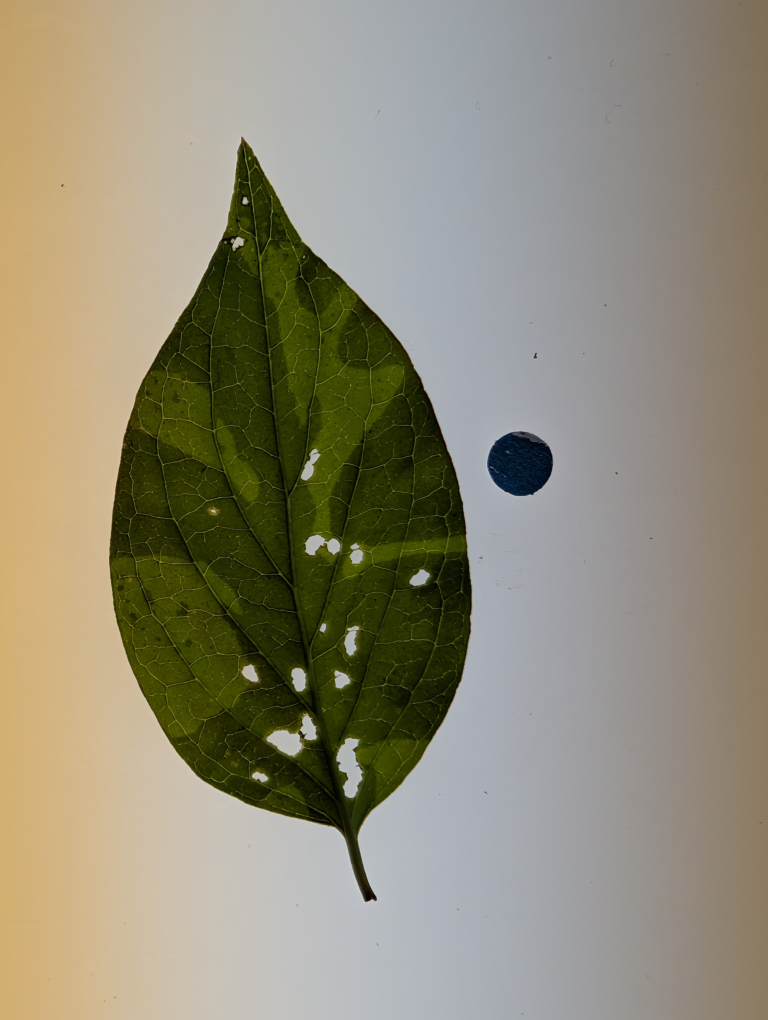
#> input picture test_imgs/PXL_20260525_234036988.jpg, 3072 x 4080 px (shown at 1/4 size); the run also reads 1 picture not shown here
$ python segment_intact.py --input ../test_imgs --output out
#> lines starting #> are read from the running program, lines starting #| are printed output that depends on the picture; after the words box and inside, x2 and y2 are one past the last pixel; in counts of white or black regions, pixels touching at a corner belong together
### image_io.py
"""Central image format definitions and robust loading for Herbivora."""

from __future__ import annotations

from pathlib import Path

import cv2
import numpy as np
from PIL import Image, ImageOps

_BASE_EXTENSIONS = frozenset(
    {
        ".jpg",
        ".jpeg",
        ".jpe",
        ".jfif",
        ".png",
        ".bmp",
        ".tif",
        ".tiff",
        ".webp",
        ".gif",
    }
)
_HEIF_EXTENSIONS = frozenset({".heic", ".heif"})

# Formats where OpenCV decode is unreliable; prefer Pillow directly.
_PILOW_FIRST_EXTENSIONS = frozenset(
    {".tif", ".tiff", ".webp", ".gif", ".heic", ".heif", ".jpe", ".jfif"}
)

_heif_registered = False


def register_optional_plugins() -> None:
    """Register pillow-heif for HEIC/HEIF when the package is installed."""
    global _heif_registered
    if _heif_registered:
        return
    try:
        from pillow_heif import register_heif_opener

        register_heif_opener()
#> (this line was passed over: pillow_heif is not available in this run)
        _heif_registered = True
    except ImportError:
        pass


register_optional_plugins()

VALID_IMAGE_EXTENSIONS: frozenset[str] = (
    _BASE_EXTENSIONS | _HEIF_EXTENSIONS
    if _heif_registered
    else _BASE_EXTENSIONS
)


def sniff_image_format(path: Path | str) -> str | None:
    """Detect image format from file header (ignores extension)."""
    path = Path(path)
    try:
        with path.open("rb") as fh:
            head = fh.read(32)
    except OSError:
        return None
    if len(head) < 4:
        return None
    if head[:3] == b"\xff\xd8\xff":
        return "JPEG"
    if head[:8] == b"\x89PNG\r\n\x1a\n":
        return "PNG"
    if head[:6] in (b"GIF87a", b"GIF89a"):
        return "GIF"
    if head[:4] in (b"II*\x00", b"MM\x00*"):
        return "TIFF"
    if head[:2] == b"BM":
        return "BMP"
    if len(head) >= 12 and head[:4] == b"RIFF" and head[8:12] == b"WEBP":
        return "WEBP"
    if len(head) >= 12 and head[4:8] == b"ftyp":
        brand = head[8:12]
        if brand in (b"heic", b"heix", b"hevc", b"hevx", b"mif1", b"msf1"):
            return "HEIF"
    return None


# [31 lines left out: functions is_image_path, open_pil, _load_bgr_via_pillow, not called in this run]


def load_bgr(path: Path | str) -> np.ndarray | None:
    """Load a photo as HxWx3 uint8 BGR array (Pillow for TIFF/WebP/GIF/HEIC)."""
    path = Path(path)
    ext = path.suffix.lower()
    sniffed = sniff_image_format(path)
    use_pillow = (
        ext in _PILOW_FIRST_EXTENSIONS
        or sniffed in {"TIFF", "WEBP", "GIF", "HEIF"}
        or (sniffed is not None and ext not in VALID_IMAGE_EXTENSIONS)
    )
    if not use_pillow:
        bgr = cv2.imread(str(path), cv2.IMREAD_COLOR)
#> bgr is the input picture: shape (4080, 3072, 3); mean B, G, R 120, 139.8, 145.1
        if bgr is not None:
            return bgr
    return _load_bgr_via_pillow(path)


# [4 lines left out: function supported_formats_label, not called in this run]


def load_rgb(path: Path | str) -> np.ndarray:
    """Load a photo as HxWx3 uint8 RGB array."""
    return np.asarray(open_pil(path))


# [16 lines left out: function format_error_hint, not called in this run]

### segmentation/scale_metadata.py
"""Per-image scale metadata shared by the non-BiRefNet segmentation scripts.

``analyze_leaves.py`` counts leaf and damage area in white_bg pixels, while the
blue reference dot is measured on the user's photo. Every segmentation backend
therefore has to record the linear factor between those two pixel spaces, using
the same field names as the BiRefNet pipeline (see run_pipeline.py), so
``gui.pipeline.run_scale_detection`` can convert cm²/px² regardless of which
backend produced the white_bg images.
"""

from __future__ import annotations

import json
from pathlib import Path


def write_scale_metadata(
    path: Path,
    *,
    image_id: str,
    source_size: tuple[int, int],
    output_size: tuple[int, int],
    scale_factor: float,
    scale_source: str = "original_photo",
    output_path: Path | None = None,
) -> None:
    """Write the metadata JSON describing one source image → white_bg mapping.

    ``scale_factor`` is the linear factor from source pixels to white_bg pixels.
    ``scale_source`` is "original_photo" when the source image is the user's own
    photo, and "derived_image" when it was produced by an earlier step (in which
    case a dot measured on the photo cannot be mapped through this factor alone).
    """
    meta = {
        "image_id": image_id,
        "original_size": [int(source_size[0]), int(source_size[1])],
        "output_size": [int(output_size[0]), int(output_size[1])],
        "scale_factor": round(float(scale_factor), 6),
        "pre_ratio": [1.0, 1.0],
        "scale_source": scale_source,
        "measurement_space": "original_resolution",
    }
    if output_path is not None:
        meta["output_path"] = str(output_path)
    path.parent.mkdir(parents=True, exist_ok=True)
    path.write_text(json.dumps(meta, indent=2, ensure_ascii=False), encoding="utf-8")

### segmentation/segment_intact.py
"""
Segmentation of intact leaves from white-background photographs.

For each image:
  1. Otsu threshold on LAB-L channel  → separates non-white from background
  2. Filter connected components by mean HSV saturation
       high S  → green leaf tissue  (keep)
       low  S  → cast shadow / gray artifact  (discard)
  3. Keep the largest surviving component  → main leaf
  4. Fill internal holes
  5. Morphological closing to smooth the border

Outputs
-------
<out_dir>/masks/    — binary PNG masks  (0 / 255)
<out_dir>/white_bg/ — original image with background set to pure white

Usage
-----
python segment_intact.py --input  D:/Herbivory_software/unet2/leaf_unet_dataset/images_normalized
                         --output D:/Herbivory_software/unet2/leaf_unet_dataset/segmented
                         --preview 25
"""

from __future__ import annotations

import argparse
import random
import sys
from pathlib import Path

import cv2
import numpy as np
from scipy.ndimage import binary_fill_holes
from tqdm import tqdm

_REPO_ROOT = Path(__file__).resolve().parent.parent
if str(_REPO_ROOT) not in sys.path:
    sys.path.insert(0, str(_REPO_ROOT))
from image_io import VALID_IMAGE_EXTENSIONS, load_bgr  # noqa: E402
from segmentation.scale_metadata import write_scale_metadata  # noqa: E402


# ---------------------------------------------------------------------------
# Helpers
# ---------------------------------------------------------------------------

def _resize_to_max(img: np.ndarray, max_side: int) -> np.ndarray:
    """Resize so the longest side equals max_side, preserving aspect ratio."""
    h, w = img.shape[:2]
    if max(h, w) <= max_side:
        return img
    scale = max_side / max(h, w)
    new_w, new_h = max(1, int(w * scale)), max(1, int(h * scale))
    return cv2.resize(img, (new_w, new_h), interpolation=cv2.INTER_AREA)


# ---------------------------------------------------------------------------
# Core segmentation
# ---------------------------------------------------------------------------

def segment_leaf_white_bg(
    image_bgr: np.ndarray,
    *,
    sat_min: int = 15,
    close_k: int = 7,
    min_area_ratio: float = 0.001,
) -> tuple[np.ndarray, np.ndarray]:
    """Segment the main leaf from a white-background image, avoiding shadows and blue dots.

    Parameters
    ----------
    image_bgr   : BGR image as read by cv2.imread.
    sat_min     : Pixel-level saturation threshold to help disconnect gray shadows.
    close_k     : Morphological closing kernel size to smooth the contour.
    min_area_ratio : Minimum component area as fraction of image to be kept.

    Returns
    -------
    mask     : (H, W) uint8 binary mask, values {0, 255}.
    white_bg : (H, W, 3) uint8 BGR image with background set to white.
    """
#> called with sat_min = 20, close_k = 7, min_area_ratio = 0.001
    h, w = image_bgr.shape[:2]
    img_area = h * w

    # -- Step 1: non-background mask via Otsu on LAB-L ----------------------
    lab = cv2.cvtColor(image_bgr, cv2.COLOR_BGR2LAB)
#> lab: shape (4080, 3072, 3); mean of channels 0, 1, 2 146.6, 127, 139.3
    l_chan = lab[:, :, 0]
    _, otsu_mask = cv2.threshold(l_chan, 0, 255, cv2.THRESH_BINARY_INV + cv2.THRESH_OTSU)
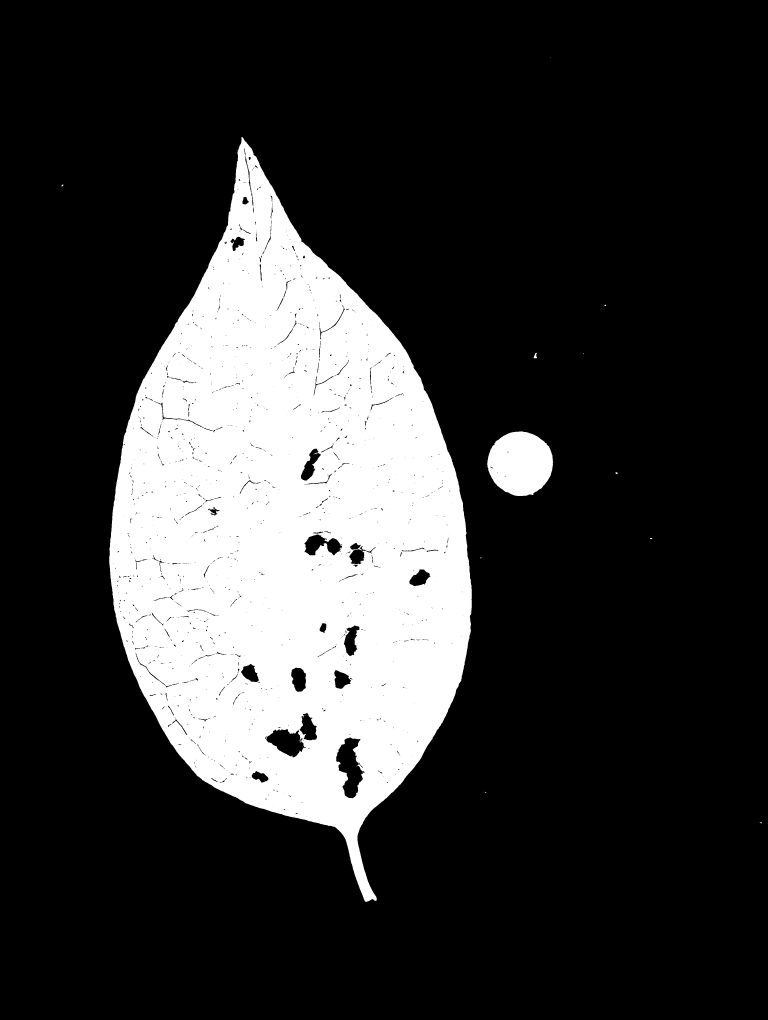
#> otsu_mask: shape (4080, 3072) (shown at 1/4 size); 20.8% white; 18 white regions (10 under 20 px), largest, box (x1, y1, x2, y2) and area: (437, 548, 1887, 3607) 2550200, (1949, 1725, 2212, 1984) 52517, (2134, 1411, 2148, 1433) 179

    # -- Step 2: Pixel-level shadow and color filtering ---------------------
    hsv = cv2.cvtColor(image_bgr, cv2.COLOR_BGR2HSV)
#> hsv: shape (4080, 3072, 3); mean H, S, V 48.6, 80.1, 149
    hue = hsv[:, :, 0]  # 0-179
    sat = hsv[:, :, 1]  # 0-255

    # a channel: green (<128) to magenta (>128)
    a_chan = lab[:, :, 1].astype(np.float32)
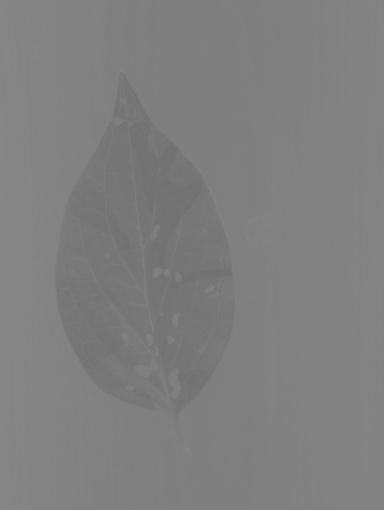
#> a_chan: shape (4080, 3072) float32 (shown at 1/8 size); min 108, max 144, mean 127
    # Greenness score per pixel: positive means greener
    greenness = 128.0 - a_chan
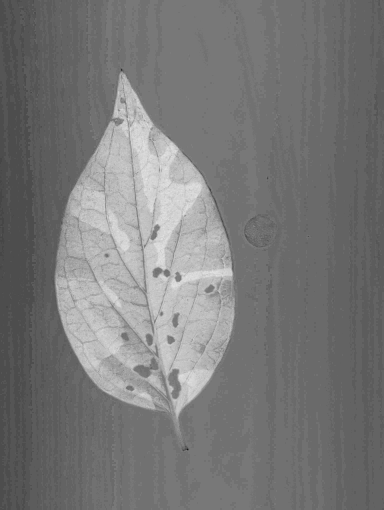
#> greenness: shape (4080, 3072) float32 (shown at 1/8 size); min -16, max 20, mean 1.04; drawn with min black and max white

    # Remove gray shadows: require a minimum saturation to be considered part of the leaf/foreground
    # This disconnects the shadow from the leaf before we find connected components.
    color_mask = sat > sat_min
#> color_mask: shape (4080, 3072) bool; 61.2% white; 229 black regions (160 under 20 px), largest, box (x1, y1, x2, y2) and area: (858, 0, 2678, 4080) 4803438, (1348, 2955, 1449, 3192) 13807, (1069, 2924, 1206, 3023) 8549

    # Exclude blue pixels explicitly (Hue between 90 and 150) to remove the scale dot
    blue_mask = (hue > 90) & (hue < 150) & (sat > 40)
#> blue_mask: shape (4080, 3072) bool; 0.41% white; 24 white regions (22 under 20 px), largest, box (x1, y1, x2, y2) and area: (1948, 1728, 2211, 1984) 50672, (2081, 1729, 2110, 1746) 271

    # Final candidate mask: foreground from Otsu, AND has color, AND is not blue
    candidate_mask = (otsu_mask > 0) & color_mask & (~blue_mask)
#> candidate_mask: shape (4080, 3072) bool; 20.4% white; 60 white regions (51 under 20 px), largest, box (x1, y1, x2, y2) and area: (437, 548, 1887, 3607) 2549822, (2061, 1726, 2198, 1791) 1667, (2135, 1412, 2147, 1433) 143
    candidate_mask = candidate_mask.astype(np.uint8) * 255

    # If the thresholding removed too much (e.g. very pale leaf), fallback to Otsu without sat filter, but still no blue
    if cv2.countNonZero(candidate_mask) < int(min_area_ratio * img_area):
        candidate_mask = (otsu_mask > 0) & (~blue_mask)
        candidate_mask = candidate_mask.astype(np.uint8) * 255

    # -- Step 3: Score connected components to find the true leaf -----------
    n_labels, labels, stats, _ = cv2.connectedComponentsWithStats(
        candidate_mask, connectivity=8
    )
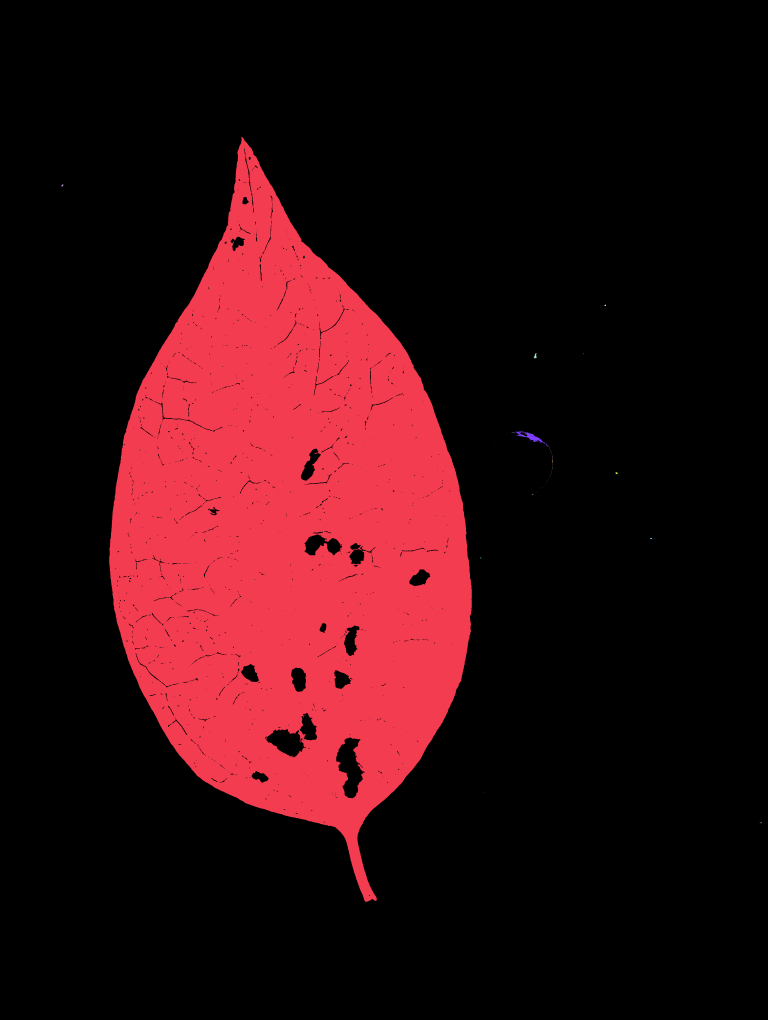
#> labels: shape (4080, 3072) int32 (shown at 1/4 size); 61 distinct labels, from 0 to 60; one colour per label, 0 black
#> n_labels = 61; stats = 61 rows, first 6: [0, 0, 3072, 4080, 9981764], [437, 548, 1450, 3059, 2549822], [246, 738, 8, 8, 42], [1216, 1026, 2, 2, 4], [2418, 1219, 7, 5, 28], [2135, 1412, 12, 21, 143]

    min_area = int(min_area_ratio * img_area)
    best_label = -1
    best_score = -1e9

    for i in range(1, n_labels):
        area = int(stats[i, cv2.CC_STAT_AREA])
        if area < min_area:
            continue

        comp_pixels = labels == i

        # Calculate mean greenness
        mean_greenness = float(greenness[comp_pixels].mean())

        # Score = Area * Greenness
        # A green leaf will have high positive greenness (e.g. +10 to +40)
        # A yellow shadow will have near zero or negative greenness.
        score = area * mean_greenness

        if score > best_score:
            best_score = score
            best_label = i
#> this loop made 60 passes
#> (area, mean_greenness, score, best_score) on pass 1: (2549822, 9.69, 24701055.3, 24701055.3)
#> after the loop, best_label = 1; best_score = 24701055.3

    leaf_mask = np.zeros((h, w), dtype=np.uint8)

    if best_label > 0:
        leaf_mask[labels == best_label] = 255
    elif n_labels > 1:
        # Fallback if everything scored poorly: just take the largest area
        largest = max(range(1, n_labels), key=lambda i: stats[i, cv2.CC_STAT_AREA])
        leaf_mask[labels == largest] = 255

    # -- Step 4: fill internal holes ----------------------------------------
    filled = binary_fill_holes(leaf_mask > 0).astype(np.uint8) * 255

    # -- Step 5: morphological closing to smooth jagged edges ---------------
    # Since we removed shadows, the edge might be jagged. We use closing.
    k = cv2.getStructuringElement(cv2.MORPH_ELLIPSE, (close_k, close_k))
    mask = cv2.morphologyEx(filled, cv2.MORPH_CLOSE, k, iterations=2)

    # -- Step 6: compose white-background image -----------------------------
    white_bg = image_bgr.copy()
    white_bg[mask == 0] = 255

    return mask, white_bg


# ---------------------------------------------------------------------------
# Batch processing
# ---------------------------------------------------------------------------

def process_batch(
    input_dir: Path,
    output_dir: Path,
    *,
    sat_min: int = 20,
    close_k: int = 7,
    preview: int = 0,
    output_size: int = 768,
    scale_source: str = "original_photo",
    exts: tuple[str, ...] = tuple(VALID_IMAGE_EXTENSIONS),
) -> None:
    masks_dir    = output_dir / "masks"
    whitebg_dir  = output_dir / "white_bg"
    metadata_dir = output_dir / "metadata"
    masks_dir.mkdir(parents=True, exist_ok=True)
    whitebg_dir.mkdir(parents=True, exist_ok=True)
    metadata_dir.mkdir(parents=True, exist_ok=True)

    image_files = sorted(
        f for f in input_dir.iterdir()
        if f.suffix.lower() in exts
    )
    if not image_files:
        print(f"No images found in {input_dir}")
        return

    print(f"Found {len(image_files)} images  |  sat_min={sat_min}  close_k={close_k}")

    failed = []

    for img_path in tqdm(image_files, desc="Segmenting", unit="img"):
        mask_out    = masks_dir    / f"{img_path.stem}_mask.png"
        whitebg_out = whitebg_dir  / f"{img_path.stem}_white_bg.png"
        meta_out    = metadata_dir / f"{img_path.stem}.json"

        # Skip already processed (metadata included, so scale stays recoverable)
        if mask_out.exists() and whitebg_out.exists() and meta_out.exists():
            continue

        img = load_bgr(img_path)
        if img is None:
            failed.append(img_path.name)
            continue

        try:
            mask, white_bg = segment_leaf_white_bg(
                img, sat_min=sat_min, close_k=close_k
            )
#> mask: shape (4080, 3072); 21.1% white; 1 white region, box (x1, y1, x2, y2) and area: (437, 548, 1887, 3607) 2644117
        except Exception as exc:
            failed.append(f"{img_path.name} ({exc})")
            continue

        src_h, src_w = white_bg.shape[:2]
        if output_size > 0:
            mask     = _resize_to_max(mask,     output_size)
            white_bg = _resize_to_max(white_bg, output_size)
#> call 2 of _resize_to_max, with max_side = 768
#> in _resize_to_max (call 2), `return cv2.resize(img, (new_w, new_h), interpolation=cv2.INTER_AREA)`:
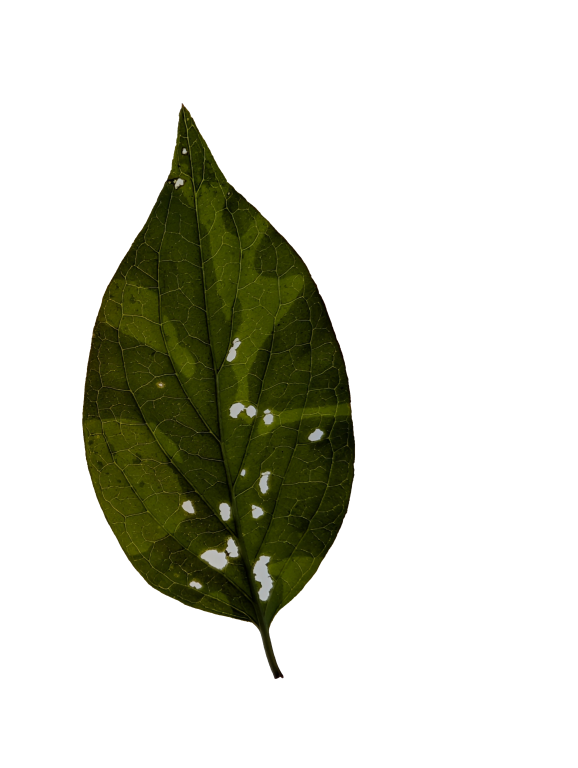
#> returned value: shape (768, 578, 3); mean of channels 0, 1, 2 202.9, 212.8, 211.6; drawn as B, G, R
        cv2.imwrite(str(mask_out),    mask)
        cv2.imwrite(str(whitebg_out), white_bg)
        out_h, out_w = white_bg.shape[:2]
        write_scale_metadata(
            meta_out,
            image_id=img_path.stem,
            source_size=(src_w, src_h),
            output_size=(out_w, out_h),
            scale_factor=out_w / float(src_w),
            scale_source=scale_source,
            output_path=whitebg_out,
        )
#> (the rest of the program and of its run is left out)
